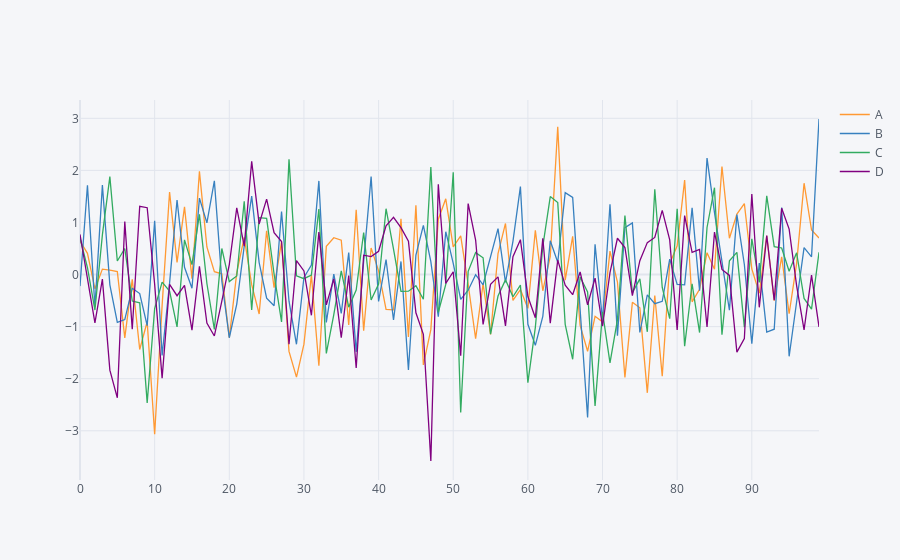

Notebook code for this chart:
### Code cell
df.iplot() # interactive plot
